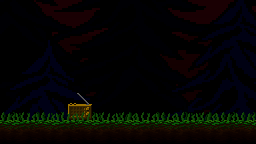

Below is a game level as drawn by its tile map, then a one-line description and the .tmx that defines it (tile-layer data replaced by summaries):
An orthogonal 64x36 tile map with 4x4 px tiles, 6 tile layers (BG, Grass BG add, Grass BG, Ground + Radio, ...), 3 tilesets and 2 objects (Bonfire, Player).

<map version="1.2" tiledversion="1.3.3" orientation="orthogonal" renderorder="right-down" width="64" height="36" tilewidth="4" tileheight="4" infinite="0" nextlayerid="9" nextobjectid="3">
 <editorsettings>
  <export target="../../resources/levels/main_menu.json" format="LD46-export" />
 </editorsettings>
 <tileset firstgid="1" source="../tsx/tileset1.tsx" />
 <tileset firstgid="1025" source="../tsx/grass.tsx" />
 <tileset firstgid="1133" source="../tsx/BG.tsx" />
 <layer id="8" name="BG" width="64" height="36">
  <properties>
   <property name="z" type="float" value="0" />
  </properties>
  <data>[2304 cells, 2304 non-empty, 2304 distinct tile ids]</data>
 </layer>
 <layer id="7" name="Grass BG add" width="64" height="36">
  <properties>
   <property name="z" type="float" value="0.5" />
  </properties>
  <data>[2304 cells, 0 non-empty, 0 distinct tile ids]</data>
 </layer>
 <layer id="6" name="Grass BG" width="64" height="36">
  <properties>
   <property name="z" type="float" value="0.6" />
  </properties>
  <data>[2304 cells, 112 non-empty, 12 distinct tile ids]</data>
 </layer>
 <layer id="2" name="Ground + Radio" width="64" height="36">
  <properties>
   <property name="z" type="float" value="2" />
  </properties>
  <data>[2304 cells, 426 non-empty, 102 distinct tile ids]</data>
 </layer>
 <layer id="1" name="Grass FG add" width="64" height="36">
  <properties>
   <property name="z" type="float" value="2.5" />
  </properties>
  <data>[2304 cells, 64 non-empty, 5 distinct tile ids]</data>
 </layer>
 <objectgroup id="4" name="Bonfire">
  <properties>
   <property name="z" type="float" value="3" />
  </properties>
  <object id="2" name="BONFIRE" type="Bonfire" x="112" y="40" width="32" height="80" />
 </objectgroup>
 <objectgroup id="3" name="Player">
  <properties>
   <property name="z" type="float" value="4" />
  </properties>
  <object id="1" name="PLAYER" type="Player" x="164" y="72" width="32" height="48" />
 </objectgroup>
 <layer id="5" name="Grass FG" width="64" height="36">
  <properties>
   <property name="z" type="float" value="5" />
  </properties>
  <data>[2304 cells, 128 non-empty, 10 distinct tile ids]</data>
 </layer>
</map>
